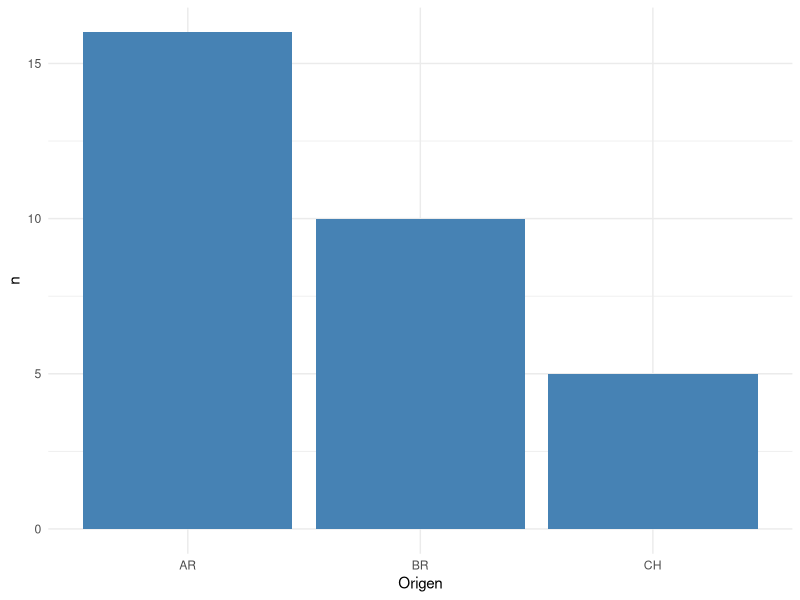
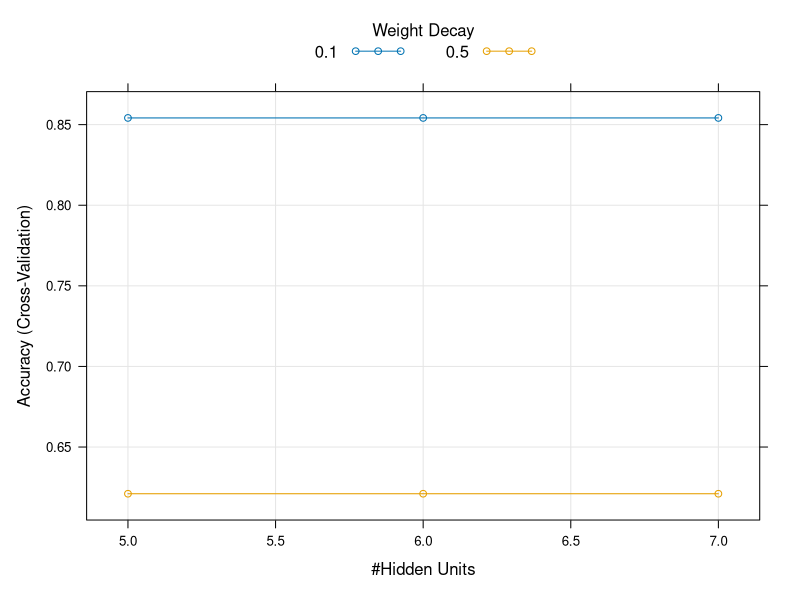

These figures' R source, in order:
## ---- chunk 1
knitr::opts_chunk$set(echo = TRUE)
## ---- chunk 2
# cargamos los datos 
library(readxl)
dataset <- read_excel("data/Dataset para enfoque 2 y 3.xlsx")
# escalamos dataset en valores 0 a 1
range01 <- function(x){(x-min(x))/(max(x)-min(x))}
data <- data.frame(dataset[,1], apply(dataset[-1],2,range01))
# desordenamos el dataset
data <- data[sample(1:31),]
# cual es la variable de clase HARDCODEO
Y <- 1 # COLUMNA 1 
## ---- chunk 3
suppressMessages(library(tidyverse))
d <- data %>% group_by(Origen) %>% summarise(n = n())
knitr::kable(d, caption = "Tabla que muestra distribución de datapoints por clase")
## ---- chunk 4
library(ggplot2)
ggplot(data=d, aes(x=Origen, y=n)) +
  geom_bar(stat="identity", fill="steelblue")+
  theme_minimal()
## ---- chunk 5
library(caret)
x = data[,-1]
y = data$Origen
#index <- sample(1:nrow(data), round(nrow(data) * 0.7))
#train <- data[index,]
#test <- data[-index,]
SEED <- 1234 # seed semilla para números aleatorios
set.seed(SEED)
mySeeds <- sapply(simplify = FALSE, 1:11, function(u) sample(10^4, 3))

METRIC <- "ROC" #Accuracy
train_control <- trainControl(method="cv", number=4,seeds = mySeeds,classProbs=TRUE)

my.grid <- expand.grid(.decay = c(0.5, 0.1), .size = c(5, 6, 7))

set.seed(SEED)
mySeeds <- sapply(simplify = FALSE, 1:11, function(u) sample(10^4, 6))
train_control <- trainControl(method="cv", number=4,seeds = mySeeds,classProbs=TRUE)
model.nnet <- train(as.factor(Origen)~., data=data, 
                  trControl=train_control, method="nnet", tuneGrid=my.grid,
                  maxit = 1000, trace = F,metric=METRIC)

p <- predict(model.nnet$finalModel,x,type="class")

print(table(p,y))

plot(model.nnet)
# TODO arreglar error The metric ROC was not in the result set, accuracy will be used instead
